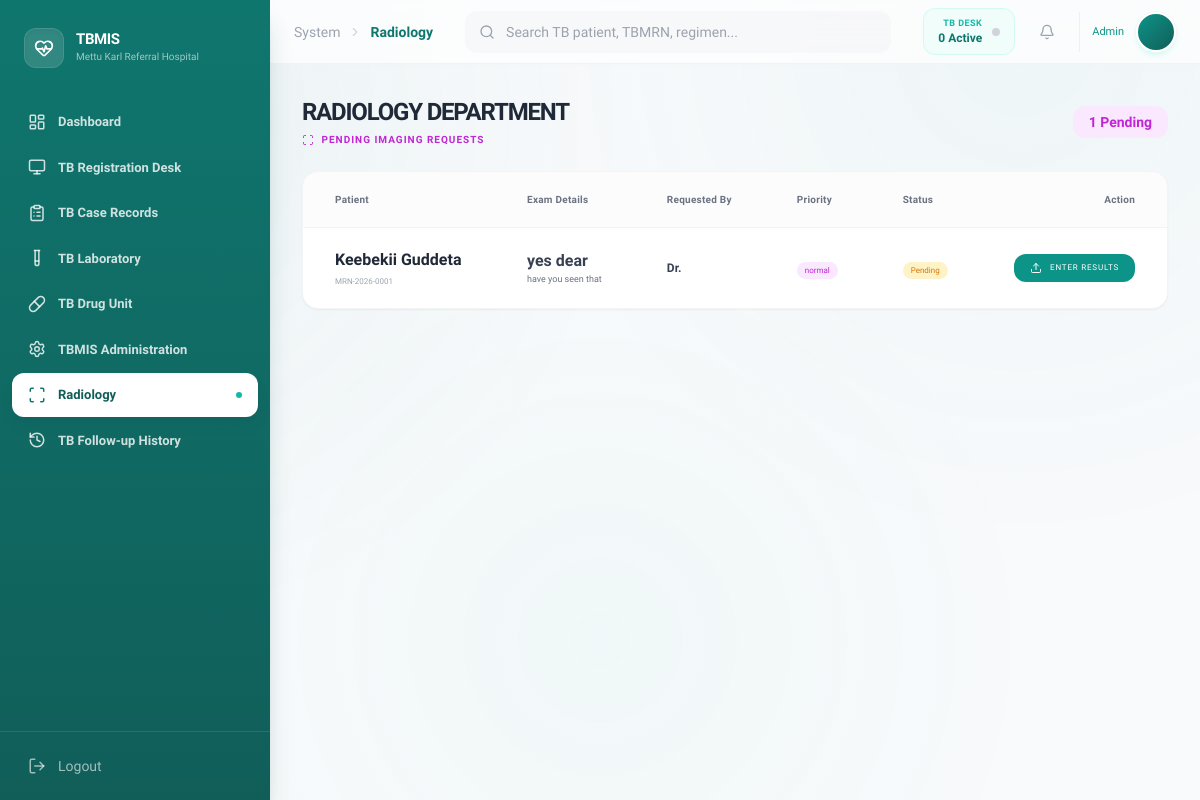
Page /index.php?page=radiology (signed in) on the committed database.
### tables this page shows
CREATE TABLE `radiology_requests` (
  `request_id` varchar(20) NOT NULL,
  `visit_id` varchar(20) DEFAULT NULL,
  `doctor_id` varchar(20) DEFAULT NULL,
  `exam_type` varchar(100) NOT NULL,
  `body_part` varchar(100) DEFAULT NULL,
  `clinical_history` text DEFAULT NULL,
  `priority` enum('normal','STAT') DEFAULT 'normal',
  `status` enum('pending','processing','completed') DEFAULT 'pending',
  `request_date` date NOT NULL,
  `created_at` timestamp NOT NULL DEFAULT current_timestamp(),
  `updated_at` timestamp NOT NULL DEFAULT current_timestamp() ON UPDATE current_timestamp(),
  `assigned_rad_id` varchar(20) DEFAULT NULL
);

CREATE TABLE `patients` (
  `patient_id` varchar(20) NOT NULL,
  `medical_record_number` varchar(30) NOT NULL,
  `full_name` varchar(100) NOT NULL,
  `age` int(11) NOT NULL,
  `gender` varchar(10) NOT NULL,
  `address` varchar(255) DEFAULT NULL,
  `contact_details` varchar(100) DEFAULT NULL,
  `registered_date` date NOT NULL,
  `created_at` timestamp NOT NULL DEFAULT current_timestamp()
);

### modules/radiology/index.php (the view, shortened to what this page needs)
<?php
$limit = 10;
$current_page = isset($_GET['p']) ? (int) $_GET['p'] : 1;
$offset = ($current_page - 1) * $limit;
$total_query = "SELECT COUNT(*) FROM radiology_requests WHERE status = 'pending'";
$total_pending = $db->query($total_query)->fetchColumn();
$query = "SELECT rr.*, p.full_name as patient_name, p.medical_record_number, p.patient_id,
          u.full_name as doctor_name, v.visit_type, v.visit_id
          FROM radiology_requests rr
          JOIN medical_visits v ON rr.visit_id = v.visit_id
          JOIN patients p ON v.patient_id = p.patient_id
          JOIN users u ON rr.doctor_id = u.user_id
          WHERE rr.status = 'pending'
          ORDER BY
            CASE rr.priority WHEN 'STAT' THEN 1 ELSE 2 END,
            rr.created_at ASC
          LIMIT :limit OFFSET :offset";
$stmt = $db->prepare($query);
$stmt->bindValue(':limit', $limit, PDO::PARAM_INT);
$stmt->bindValue(':offset', $offset, PDO::PARAM_INT);
$stmt->execute();
$requests = $stmt->fetchAll(PDO::FETCH_ASSOC);
?>
<div class="space-y-6">
    <div class="flex items-center justify-between">
        <div>
            <h1 class="text-2xl font-bold text-gray-800 uppercase tracking-tighter">Radiology Department</h1>
            <p class="text-[10px] text-fuchsia-600 font-bold uppercase tracking-widest mt-1">
                <i data-lucide="scan" class="w-3 h-3 inline mr-1"></i>
                Pending Imaging Requests
            </p>
        </div>
        <div class="text-right">
            <span class="px-4 py-2 bg-fuchsia-100 text-fuchsia-600 rounded-xl font-semibold text-sm">
                <?php echo $total_pending; ?> Pending
            </span>
        </div>
    </div>
    <div class="bg-white rounded-2xl border border-gray-100 shadow-sm overflow-hidden">
        <table class="w-full text-left">
            <thead
                class="bg-gray-50/50 text-[10px] font-medium text-gray-500 tracking-wide border-b border-gray-100">
                <tr>
                    <th class="px-8 py-5">Patient</th>
                    <th class="px-8 py-5">Exam Details</th>
                    <th class="px-8 py-5">Requested By</th>
                    <th class="px-8 py-5">Priority</th>
                    <th class="px-8 py-5">Status</th>
                    <th class="px-8 py-5 text-right">Action</th>
                </tr>
            </thead>
            <tbody class="divide-y divide-gray-50">
                <?php if (empty($requests)): ?>
                    <tr>
                        <td colspan="6" class="p-20 text-center">
                            <i data-lucide="scan" class="w-12 h-12 text-gray-200 mx-auto mb-4"></i>
                            <p class="text-sm font-semibold text-gray-400 tracking-wide">No pending requests</p>
                        </td>
                    </tr>
                <?php else: ?>
                    <?php foreach ($requests as $req):
                        $priorityColor = ($req['priority'] == 'STAT') ? 'red' : 'fuchsia';
                        ?>
                        <tr class="hover:bg-fuchsia-50/20 transition-all group">
                            <td class="px-8 py-5">
                                <p class="font-bold text-gray-800"><?php echo $req['patient_name']; ?></p>
                                <p class="text-[8px] font-medium text-gray-400 mt-1"><?php echo $req['medical_record_number']; ?>
                                </p>
                            </td>
                            <td class="px-8 py-5">
                                <p class="font-bold text-gray-700"><?php echo $req['exam_type']; ?></p>
                                <?php if ($req['body_part']): ?>
                                    <p class="text-[9px] text-gray-500"><?php echo $req['body_part']; ?></p>
                                <?php endif; ?>
                            </td>
                            <td class="px-8 py-5">
                                <p class="text-xs font-bold text-gray-700">Dr. <?php echo $req['doctor_name']; ?></p>
                            </td>
                            <td class="px-8 py-5">
                                <span
                                    class="px-2 py-1 bg-<?php echo $priorityColor; ?>-100 text-<?php echo $priorityColor; ?>-600 text-[8px] font-medium rounded-full">
                                    <?php echo $req['priority']; ?>
                                </span>
                            </td>
                            <td class="px-8 py-5">
                                <span class="px-2 py-1 bg-amber-100 text-amber-600 text-[8px] font-medium rounded-full">
                                    Pending
                                </span>
                            </td>
                            <td class="px-8 py-5 text-right">
                                <button onclick="openResultModal(
                                    '<?php echo $req['request_id']; ?>',
                                    '<?php echo addslashes($req['patient_name']); ?>',
                                    '<?php echo $req['medical_record_number']; ?>',
                                    '<?php echo addslashes($req['exam_type']); ?>',
                                    '<?php echo addslashes($req['body_part']); ?>',
                                    '<?php echo addslashes($req['clinical_history']); ?>',
                                    '<?php echo $req['priority']; ?>'
                                )"
                                    class="inline-flex items-center gap-2 px-4 py-2 bg-primary-600 text-white rounded-xl font-medium text-[8px] uppercase tracking-widest hover:bg-teal-700transition-all">
                                    <i data-lucide="upload" class="w-3 h-3"></i> Enter Results
                                </button>
                            </td>
                        </tr>
                    <?php endforeach; ?>
                <?php endif; ?>
            </tbody>
        </table>
    </div>
</div>

### index.php (style rules this page uses)
body { font-family: 'Sora', sans-serif; background: #F8FAFC; }
body::before { content: ''; position: fixed; top: 0; left: 0; right: 0; bottom: 0; background: radial-gradient(circle at 10% 15%, rgba(15, 118, 110, 0.06), transparent 40%), radial-gradient(circle at 85% 5%, rgba(13, 148, 136, 0.04), transparent 40%), radial-gradient(circle at 50% 80%, rgba(16, 185, 129, 0.03), transparent 50%); pointer-events: none; z-index: 0; }
*, *::before, *::after { transition-property: color, background-color, border-color, box-shadow, transform, opacity; transition-timing-function: cubic-bezier(0.4, 0, 0.2, 1); }

### rows in the picture
radiology_requests: patients.full_name "Keebekii Guddeta", patients.medical_record_number "MRN-2026-0001", exam_type "yes dear", body_part "have you seen that", priority "normal"

### other values in the picture
$item['label'] "Dashboard"
$item['label'] "TB Registration Desk"
$item['label'] "TB Case Records"
$item['label'] "TB Laboratory"
$item['label'] "TB Drug Unit"
$item['label'] "TBMIS Administration"
$item['label'] "Radiology"
$item['label'] "TB Follow-up History"
str_replace('-', ' ', $page) "Radiology"
$myLoad "0"
$_SESSION['role'] "Admin"
$total_pending "1"
